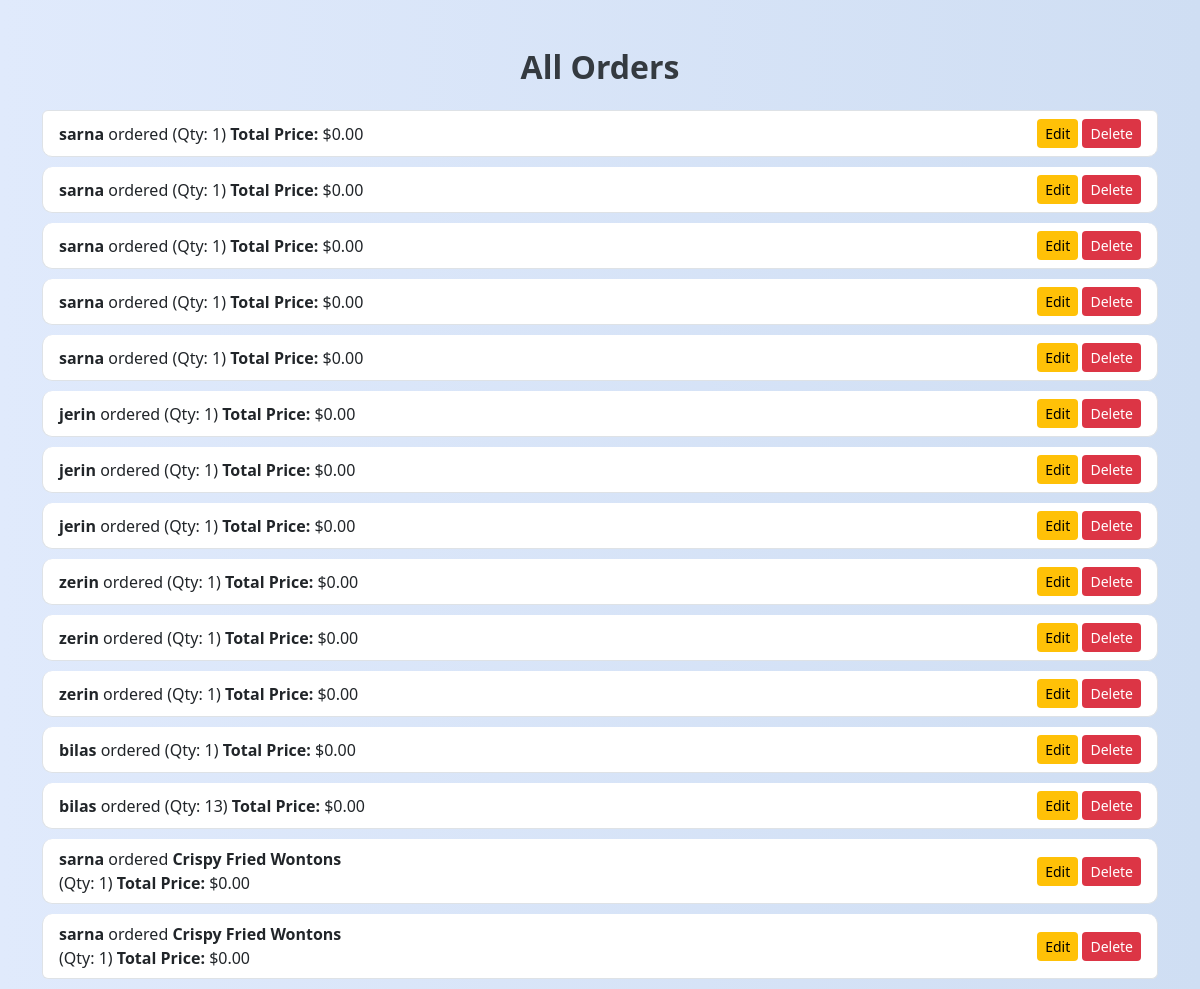
The app's page /orders/, older data.
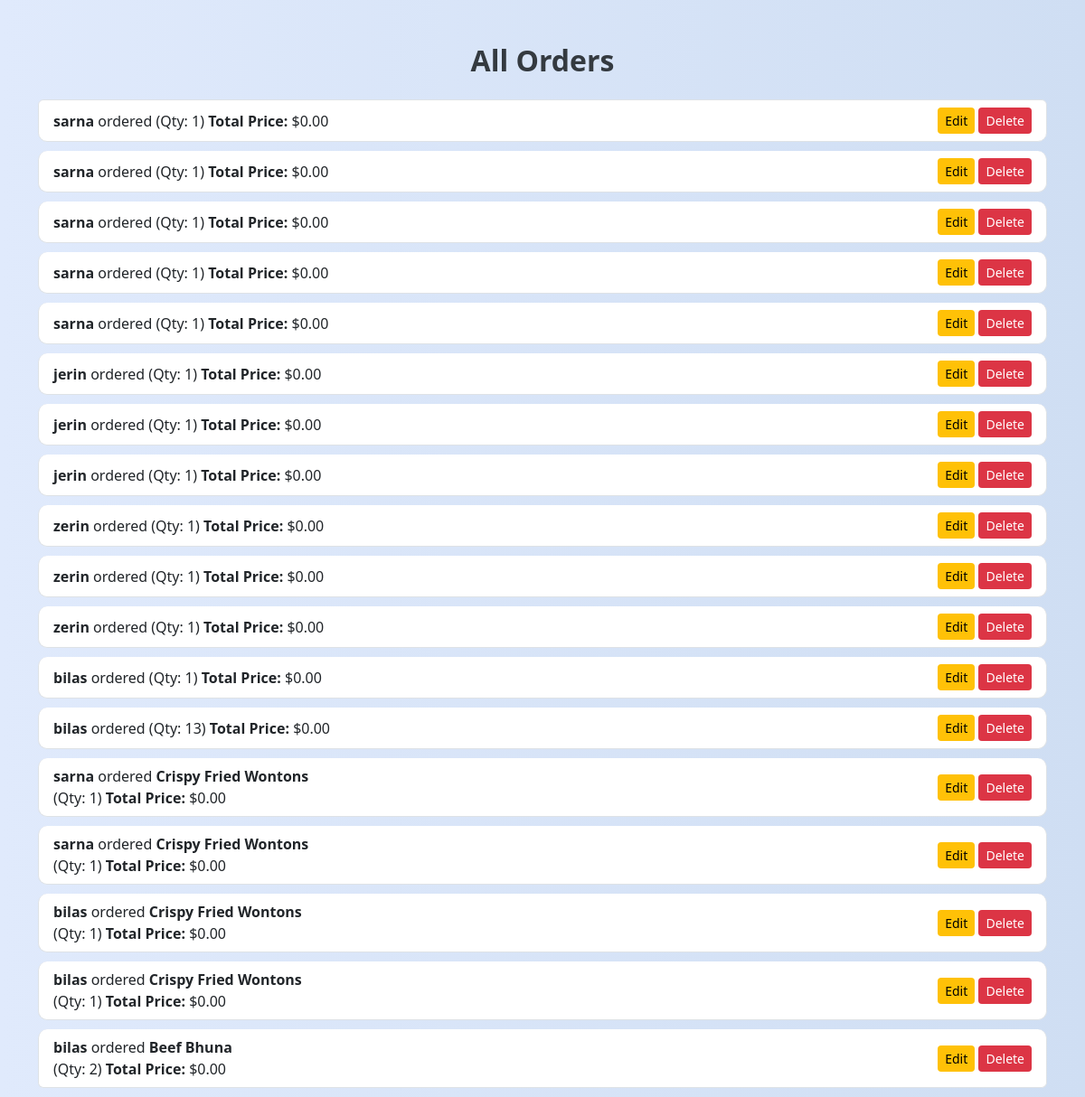
The same page, newer data.
### restaurant/models.py (models this page shows, shortened)
class Order(models.Model):
    menu_items = models.ManyToManyField(MenuItem)
    quantity = models.PositiveIntegerField(default=1)
    user_name = models.CharField(max_length=100)
    user_email = models.EmailField()
    user_phone = models.CharField(max_length=15)
    total_price = models.DecimalField(max_digits=10, decimal_places=2, default=0.00)

class MenuItem(models.Model):
    CATEGORY_CHOICES = [
        ('🥗 Starters', '🥗 Starters'),
        ('🍛 Main Course', '🍛 Main Course'),
        ('🍝 Noodles & Pasta', '🍝 Noodles & Pasta'),
        ('🍟 Sides', '🍟 Sides'),
        ('🍹 Drinks', '🍹 Drinks'),
        ('🍨 Desserts', '🍨 Desserts'),
        ('Healthy Foods', 'Healthy Foods'),
        ('Our Popular Dishes','Our Popular Dishes')
    ]
    name = models.CharField(max_length=100)
    description = models.TextField()
    price = models.DecimalField(max_digits=6, decimal_places=2)
    image = models.ImageField(upload_to='menu_images/')
    category = models.CharField(max_length=20, choices=CATEGORY_CHOICES, default='🍹 Drinks')

### restaurant/views.py (the view)
# urls.py: path('orders/', views.order_list, name='order_list'),
def order_list(request):
    orders = Order.objects.all()
    return render(request, 'order_list.html', {'orders': orders})

### templates/order_list.html (shortened to what this page needs)
<!DOCTYPE html>
<html lang="en">
<head>
    <link rel="stylesheet" href="https://cdn.jsdelivr.net/npm/bootstrap@5.3.0/dist/css/bootstrap.min.css">
</head>
<body>
<div class="container mt-5">
    <h2 class="mb-4 text-center">All Orders</h2>
    {% if orders %}
        <ul class="list-group">
            {% for order in orders %}
                <li class="list-group-item d-flex justify-content-between align-items-center">
                    <div>
                        <strong>{{ order.user_name }}</strong> ordered
                       {% for item in order.menu_items.all %}
                       <strong>{{ item.name }}</strong><br>
                        {% endfor %}
                        <em>{{ order.menu_item.name }}</em> (Qty: {{ order.quantity }})
                     <strong>Total Price:</strong> ${{ order.total_price }}
                    </div>
                    <div>
                        <a href="{% url 'update_order' order.id %}" class="btn btn-sm btn-warning">Edit</a>
                        <a href="{% url 'delete_order' order.id %}" class="btn btn-sm btn-danger">Delete</a>
                    </div>
                </li>
            {% endfor %}
        </ul>
    {% else %}
        <p class="text-muted text-center">No orders found.</p>
    {% endif %}
</div>
</body>
</html>

Row changes from the older to the newer data that the page shows:
added Order: user_name "bilas", quantity "1", total_price "0.00", MenuItem (name "Crispy Fried Wontons")
added Order: user_name "bilas", quantity "1", total_price "0.00", MenuItem (name "Crispy Fried Wontons")
added Order: user_name "bilas", quantity "2", total_price "0.00"
now on this page (row unchanged): MenuItem: name "Beef Bhuna", shown under "bilas"
